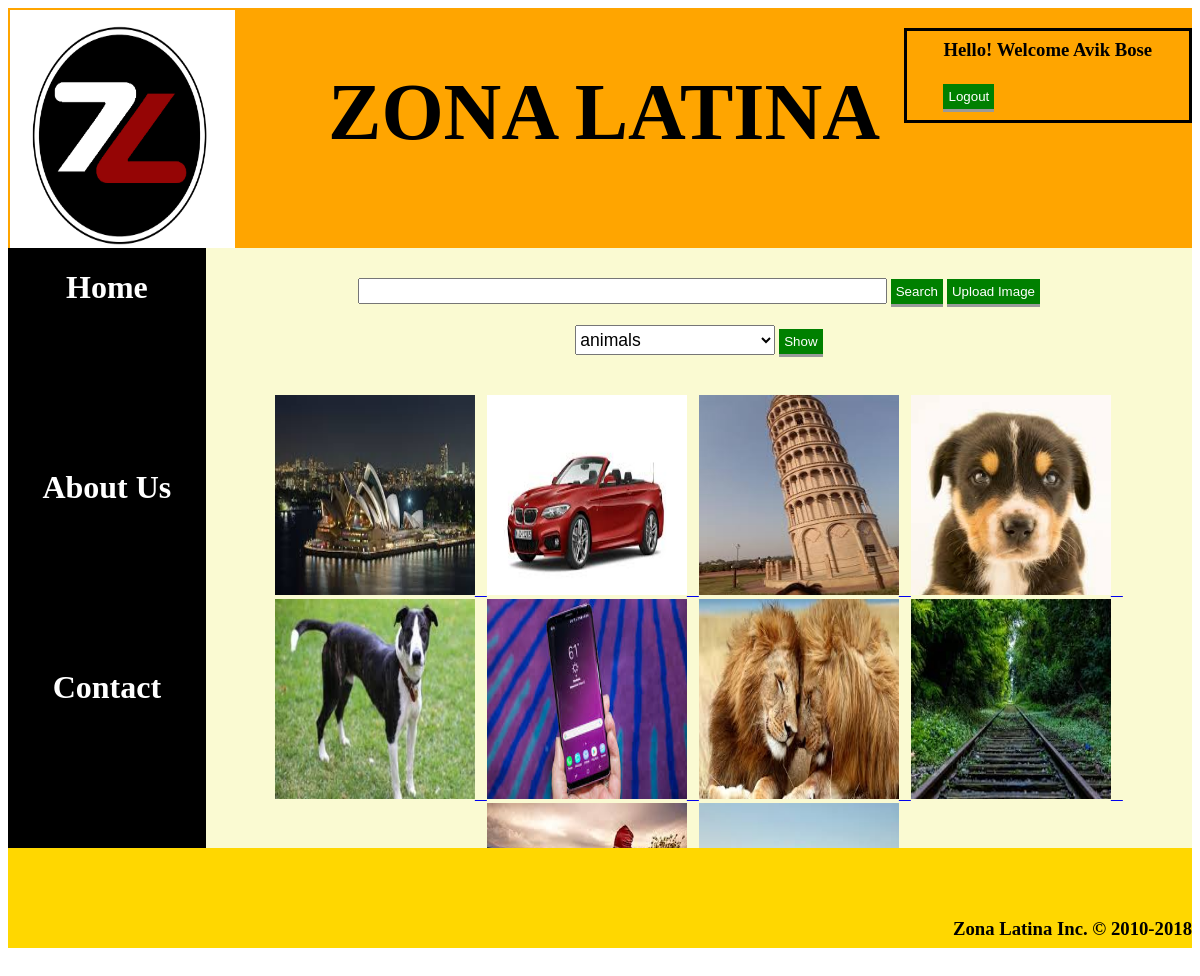
The page /login.php (signed in) on the database its author committed.
### tables this page shows
CREATE TABLE `user` (
  `user_id` int(11) NOT NULL,
  `fname` varchar(1000) NOT NULL,
  `lname` varchar(1000) NOT NULL,
  `username` varchar(255) NOT NULL,
  `user_pwd` varchar(32) NOT NULL,
  `status` tinyint(1) NOT NULL,
  `type` tinyint(1) NOT NULL
);

CREATE TABLE `picdetails` (
  `pic_id` int(11) NOT NULL,
  `pic_name` varchar(1000) NOT NULL,
  `pic_des` varchar(1000) NOT NULL,
  `pic_cat` varchar(255) NOT NULL,
  `username` varchar(1000) NOT NULL
);

### login.php (the view, shortened to what this page needs)
<?php
include('dbconn.php');
?>
<html>
    <head>
    <link rel="stylesheet" type="text/css" href="style2.css">
    </head>
    <body>
        <form method="post" enctype="multipart/form-data">
        <div class="wrapper">
        <div class="header">
            <div class="headerpic">
            <img src="image.jpg" height="240" width="225"/>
            </div>
            <div class="heading">
                <h1 align="center" style="font-weight=bold; font-height=200;">ZONA LATINA</h1>
            </div>
            <div class="login">
            <table align="center">
                <tr><td><h3>Hello! Welcome <?php $user=$_COOKIE['username']; $sql="SELECT fname,lname FROM user WHERE username='$user'"; $result=mysqli_query($conn,$sql); $row=mysqli_fetch_array($result);
                    echo $row[0]."&nbsp;".$row[1];
                    ?> <br/></h3></td></tr>
                <tr><td><a href="index.php"><input type="submit" name="logoutBtn" value="Logout" class="sub"></a></td>
                    </tr>
                </table>
                     </div>
            </div>
        </div>
        <div id="left">
        <div id="left1">
            <a href="login.php" style="text-decoration:none; border-bottom:5px solid white;"><h1 style="color:white;">Home</h1></a>
        </div>
        <div id="left2">
            <a href="about2.php" style="text-decoration:none; border-bottom:5px solid white;"><h1 style="color:white;">About Us</h1></a>
        </div>
        <div id="left3">
            <a href="contact_us2.php" style="text-decoration:none; border-bottom:5px solid white;"><h1 style="color:white;">Contact</h1></a>
        </div>
            </div>
        <div id="content">
        <div id="content2">
               <input type="text" size="50" name="search" class="search"/>
                <input type="submit" value="Search" class="sub" name="searchBtn" default/>
                 <input type="submit" value="Upload Image" class="sub" name="uploadBtn"/>
                </div>
            <br/><select name="select" id="dropdown-list">
     <?php
             $sql = "SELECT * FROM albumdetails";
$result = mysqli_query($conn,$sql);
while ($row = mysqli_fetch_array($result))
{
    echo "<option>".$row[1]."</option>";
}
   ?>
            </select>
    <input type="submit" name="sub" value="Show" class="sub"/>
            <div id="adjust">
                <br/>
            <?php if(!empty($_REQUEST['sub'])){ ?>
            <div id="display">
            <?php
            if(!empty($_REQUEST['sub'])){
            $cat=$_REQUEST['select'];
            setcookie('cat',$cat,time()+3600);
            $sql="SELECT * FROM picdetails WHERE pic_cat='$cat' ";
            $result=mysqli_query($conn,$sql);
            $row=mysqli_num_rows($result);
                if(empty($row))
                {
                    echo "No image exists!";
                }
            while($rws=mysqli_fetch_array($result))
            {
            ?>
            <div id="image">
            <?php  echo "<a href=updateData.php?id=".$rws[0]."><img src=uploads/".$rws[1]." &nbsp; "."height=200 width=200 />"."&nbsp; &nbsp;</a>";
                ?>
            </div>
                <?php
            }
            }
            ?>
            </div>
        <?php } else { ?>
            <div id="random">
            <?php
            $sql4="SELECT * FROM picdetails ORDER BY RAND() LIMIT 10";
            $result4=mysqli_query($conn,$sql4);
            while($rws4=mysqli_fetch_array($result4))
            {
                echo "<a href=updateData.php?id=".$rws4[0]."><img src=uploads/".$rws4[1]." &nbsp; "."height=200 width=200 />"."&nbsp; &nbsp;</a>";
            }
            ?>
            </div>
            <?php } ?>
            </div>
        </div>
            <div id="footer">
        <h3 align="right" style="margin-top:70px;">Zona Latina Inc. &copy; 2010-2018</h3>
    </div>
        </form>
    </body>
</html>

### style2.css (style rules this page uses)
.wrapper { width: 100%; border: 5px auto; }
.header { width: 100%; height: 240px; background-color: orange; float: left; }
.headerpic { width: 25%; border: 5px; border-color: black; padding: 2px; float: left; }
.heading { margin-top: 5px; width: 50%; color: black; float: left; vertical-align: middle; height: 500px; font-size: 250%; }
.login { width: 23%; float: right; border-style: solid; padding: 5px 5px; margin-top: 20px; text-decoration-style: solid; font-size-adjust: auto; }
#content { width: 83.3%; height: 600px; background-color: lightgoldenrodyellow; text-align: center; float: left; overflow: scroll; overflow-x: hidden; }
#left { width: 16.7%; height: 600px; background-color: black; float:left; vertical-align: middle; }
#left1 { width:100%; height:200px; float:left; text-align: center; }
#left2 { width:100%; height:200px; float:Left; text-align: center; }
#left3 { width:100%; height:200px; float: left; text-align: center; }
#footer { width:100%; height: 100px; background-color: gold; float:left; align-content:right; }
#content2 { margin-top: 30px; }
.sub { background-color: green; border: none; color: white; padding: 5px 5px; text-align: center; text-decoration: none; display: inline-block; border-bottom-style: outset; }
.search { font-size: 1.05em; }
#random { margin-top: 20px; }
#dropdown-list { width: 200px; height: 30px; font-size: 1.1em; }

### rows shown on the page
user: fname "Avik", lname "Bose"
picdetails: pic_name (picture)
picdetails: pic_name (picture)
picdetails: pic_name (picture)
picdetails: pic_name (picture)
picdetails: pic_name (picture)
picdetails: pic_name (picture)
picdetails: pic_name (picture)
picdetails: pic_name (picture)
picdetails: pic_name (picture)
picdetails: pic_name (picture)

### other values the page prints
form field select "animals"
